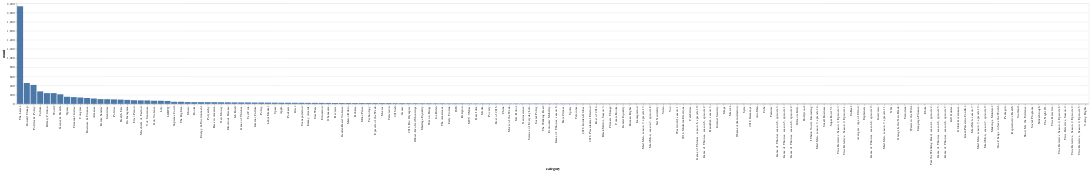

Write notebook code for a chart like this one.
### Code cell
''' distribution of categories '''

### Figure 1 — Vega-Lite specification as saved in the notebook (floating-point values rounded to 4 significant figures; data arrays with more than 128 entries replaced by an {"elided": "..."} marker saying what was removed)
{"config": {"view": {"continuousWidth": 400, "continuousHeight": 300}}, "data": {"name": "data-a40a2e610c8c3cd5431f3ed4e8c90845"}, "mark": "bar", "encoding": {"x": {"type": "nominal", "field": "category", "sort": "-y"}, "y": {"type": "quantitative", "field": "count"}}, "$schema": "https://vega.github.io/schema/vega-lite/v4.0.2.json", "datasets": {"data-a40a2e610c8c3cd5431f3ed4e8c90845": {"elided": "160 records"}}}
